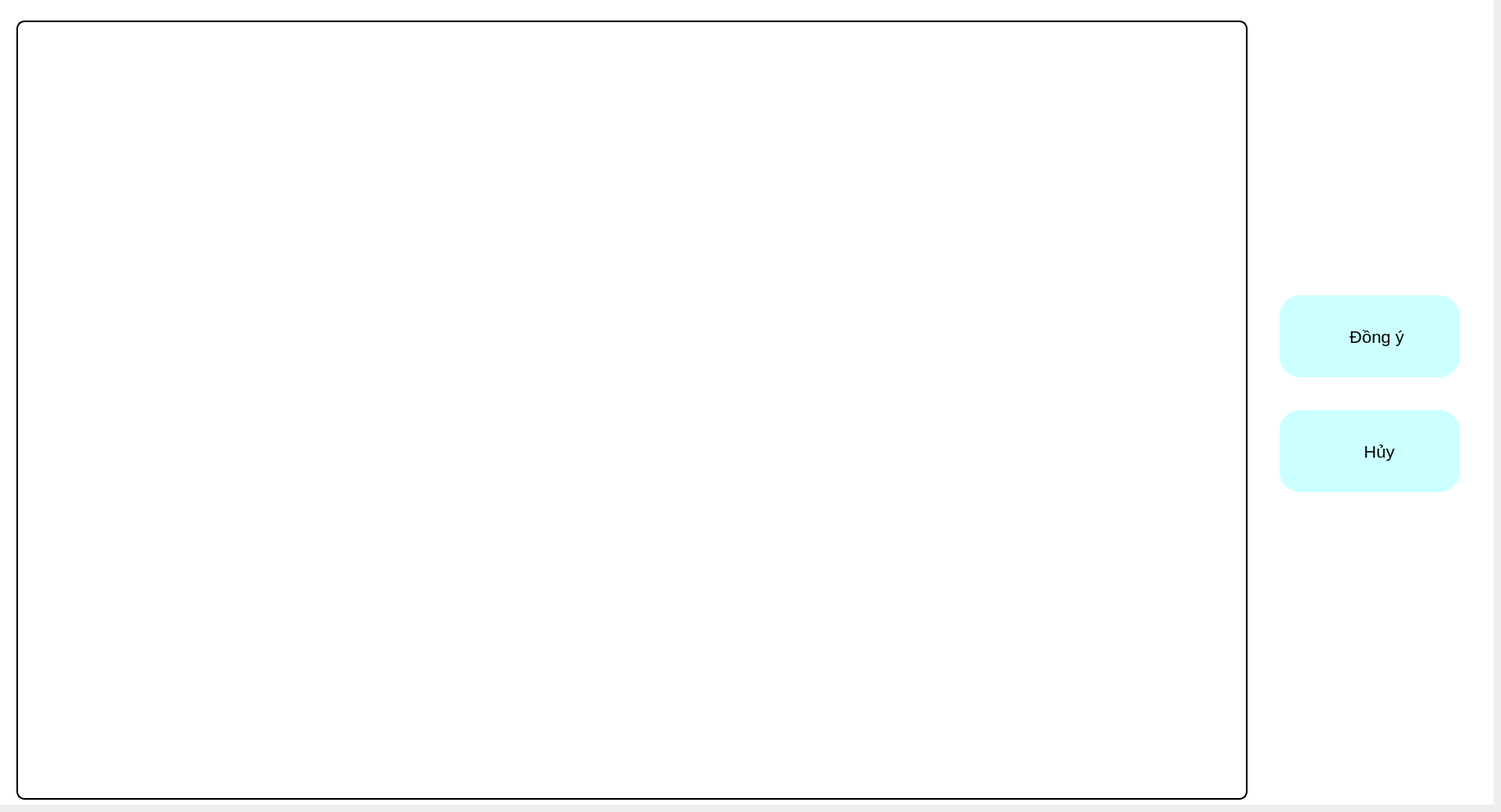
     <widget class="QWidget" name="page_setting">
      <widget class="QWidget" name="Display_setting" native="true">
       <property name="geometry">
        <rect>
         <x>0</x>
         <y>0</y>
         <width>1821</width>
         <height>981</height>
        </rect>
       </property>
       <property name="styleSheet">
        <string notr="true">background-color:rgba(255,255,255,255)</string>
       </property>
       <widget class="QLabel" name="label_15">
        <property name="geometry">
         <rect>
          <x>290</x>
          <y>440</y>
          <width>131</width>
          <height>40</height>
         </rect>
        </property>
        <property name="font">
         <font>
          <pointsize>12</pointsize>
          <weight>75</weight>
          <bold>true</bold>
         </font>
        </property>
        <property name="text">
         <string/>
        </property>
       </widget>
       <widget class="QLabel" name="label_10">
        <property name="geometry">
         <rect>
          <x>530</x>
          <y>120</y>
          <width>55</width>
          <height>16</height>
         </rect>
        </property>
        <property name="text">
         <string/>
        </property>
       </widget>
       <widget class="QLabel" name="Arrow_vinh">
        <property name="geometry">
         <rect>
          <x>440</x>
          <y>170</y>
          <width>111</width>
          <height>71</height>
         </rect>
        </property>
        <property name="styleSheet">
         <string notr="true"/>
        </property>
        <property name="text">
         <string/>
        </property>
       </widget>
       <widget class="QLabel" name="screen_cam_3">
        <property name="geometry">
         <rect>
          <x>20</x>
          <y>25</y>
          <width>1501</width>
          <height>950</height>
         </rect>
        </property>
        <property name="styleSheet">
         <string notr="true">border: 2px solid black;
border-radius:10px;</string>
        </property>
        <property name="text">
         <string/>
        </property>
       </widget>
       <widget class="QPushButton" name="Button_done">
        <property name="geometry">
         <rect>
          <x>1560</x>
          <y>360</y>
          <width>220</width>
          <height>100</height>
         </rect>
        </property>
        <property name="minimumSize">
         <size>
          <width>220</width>
          <height>100</height>
         </size>
        </property>
        <property name="maximumSize">
         <size>
          <width>220</width>
          <height>100</height>
         </size>
        </property>
        <property name="font">
         <font>
          <family>MS Shell Dlg 2</family>
          <pointsize>16</pointsize>
          <weight>9</weight>
          <italic>false</italic>
          <bold>false</bold>
         </font>
        </property>
        <property name="layoutDirection">
         <enum>Qt::LeftToRight</enum>
        </property>
        <property name="styleSheet">
         <string notr="true">QPushButton#Button_done{
    border-radius: 25px;
	font: 75 16pt &quot;MS Shell Dlg 2&quot;;
	border: 1px solid #CCFFFF;
	background-color: #CCFFFF;
}

QPushButton#Button_done:pressed{
padding-left :2px;
padding-top :2px;

	background-color: rgb(58, 192, 240);
}
QPushButton#Button_done:checked {
background-color: rgb(58, 192, 255);

}
</string>
        </property>
        <property name="text">
         <string>   Đồng ý</string>
        </property>
        <property name="icon">
         <iconset>
          <normaloff>icon/check.png</normaloff>icon/check.png</iconset>
        </property>
        <property name="iconSize">
         <size>
          <width>40</width>
          <height>50</height>
         </size>
        </property>
       </widget>
       <widget class="QPushButton" name="Button_huy">
        <property name="geometry">
         <rect>
          <x>1560</x>
          <y>500</y>
          <width>220</width>
          <height>100</height>
         </rect>
        </property>
        <property name="minimumSize">
         <size>
          <width>220</width>
          <height>100</height>
         </size>
        </property>
        <property name="maximumSize">
         <size>
          <width>220</width>
          <height>100</height>
         </size>
        </property>
        <property name="font">
         <font>
          <family>MS Shell Dlg 2</family>
          <pointsize>16</pointsize>
          <weight>9</weight>
          <italic>false</italic>
          <bold>false</bold>
         </font>
        </property>
        <property name="layoutDirection">
         <enum>Qt::LeftToRight</enum>
        </property>
        <property name="styleSheet">
         <string notr="true">QPushButton#Button_huy{
    border-radius: 25px;
	font: 75 16pt &quot;MS Shell Dlg 2&quot;;
	border: 1px solid #CCFFFF;
	background-color: #CCFFFF;

}

QPushButton#Button_huy:pressed{
padding-left :2px;
padding-top :2px;

	background-color: rgb(58, 192, 240);
}
QPushButton#Button_huy:checked {
background-color: rgb(58, 192, 255);

}
</string>
        </property>
        <property name="text">
         <string>    Hủy</string>
        </property>
        <property name="icon">
         <iconset>
          <normaloff>icon/close.png</normaloff>icon/close.png</iconset>
        </property>
        <property name="iconSize">
         <size>
          <width>40</width>
          <height>50</height>
         </size>
        </property>
       </widget>
      </widget>
     </widget>
